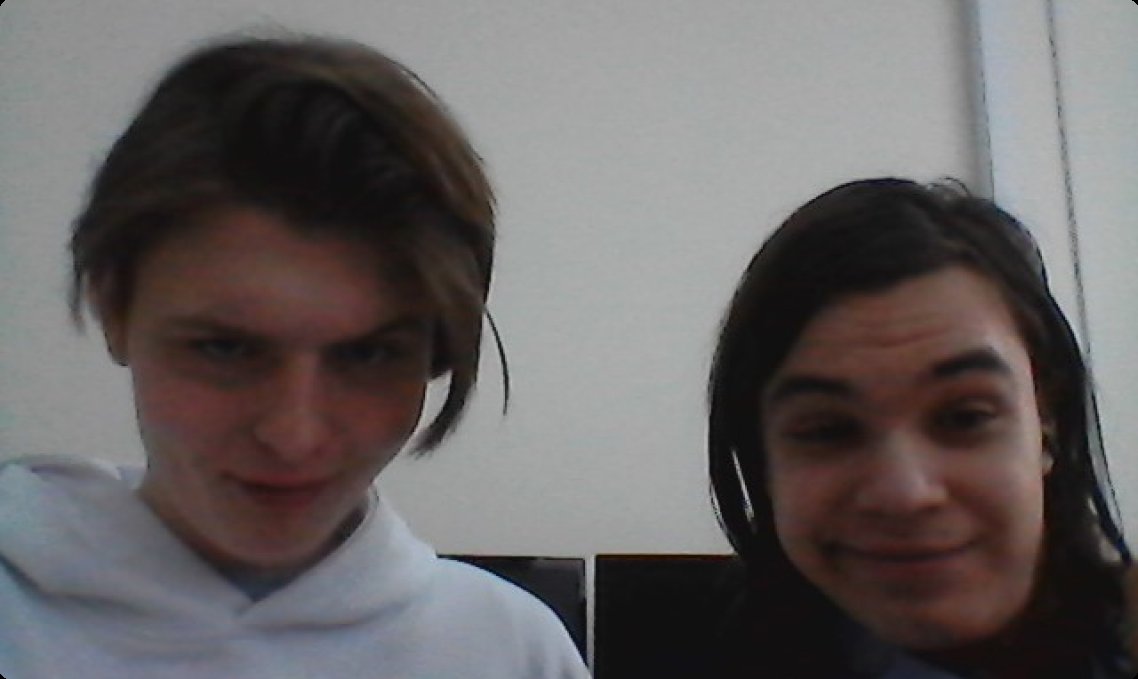
#> input picture img/photos/photo.png, 1138 x 679 px, given in place of the camera
$ python init_image.py
#> lines starting #> are read from the running program, lines starting #| are printed output that depends on the picture; pictures that were not available may be replaced by others from this repository, and a replacement may not be noted
# _*_ coding:utf-8 _*_
import cv2
import os
from tkinter import *
import time

CASE_PATH = "haarcascade_frontalface_default.xml"
RAW_IMAGE_DIR = 'me/'
DATASET_DIR = 'jm/'

face_cascade = cv2.CascadeClassifier(CASE_PATH)

# Кадрирование изображение 100 на 100 пикселей
def resize_without_deformation(image, size = (100, 100)):
    height, width, _ = image.shape
    longest_edge = max(height, width)
    top, bottom, left, right = 0, 0, 0, 0
    if height < longest_edge:
        height_diff = longest_edge - height
        top = int(height_diff / 2)
        bottom = height_diff - top
    elif width < longest_edge:
        width_diff = longest_edge - width
        left = int(width_diff / 2)
        right = width_diff - left

    image_with_border = cv2.copyMakeBorder(image, top , bottom, left, right, cv2.BORDER_CONSTANT, value = [0, 0, 0])

    resized_image = cv2.resize(image_with_border, size)

    return resized_image
# Закрепление кадрирования при помощи функции
def save_feces(img, name,x, y, width, height):
    image = img[y:y+height, x:x+width]
    cv2.imwrite(name, resize_without_deformation(image))

cnt = 166
cap = cv2.VideoCapture(0, cv2.CAP_DSHOW) # Захват камеры
ret, img = cap.read() # Чтение камеры
#> img is the input picture: shape (679, 1138, 3); mean B, G, R 98.7, 98.7, 103.2
cv2.imshow("Camera", img) # Создание окна трансляции видео с вебкамеры

# Функция скриншота
def screenshot():
    cv2.imwrite(RAW_IMAGE_DIR + 'cp' + str(cnt) + '.bmp', img)
    return img

while True:
    time.sleep(1) # Задержка скриншота 1 сек
    screenshot()
    cnt += 1
#> cnt = 167
    if cv2.waitKey(10) == 13: # При нажатии на Enter цикл прекращается P.S. Не всегда работает с первого нажатия
#> (key Esc is pressed here)
        break
# Закрытие всех окон
cap.release()
cv2.destroyAllWindows()

image_list = os.listdir(RAW_IMAGE_DIR) # Список всех каталогов и файлов в папке
count = 166
# Создании маски лица
for image_path in image_list:
    image = cv2.imread(RAW_IMAGE_DIR + image_path)
    gray = cv2.cvtColor(image, cv2.COLOR_BGR2GRAY)
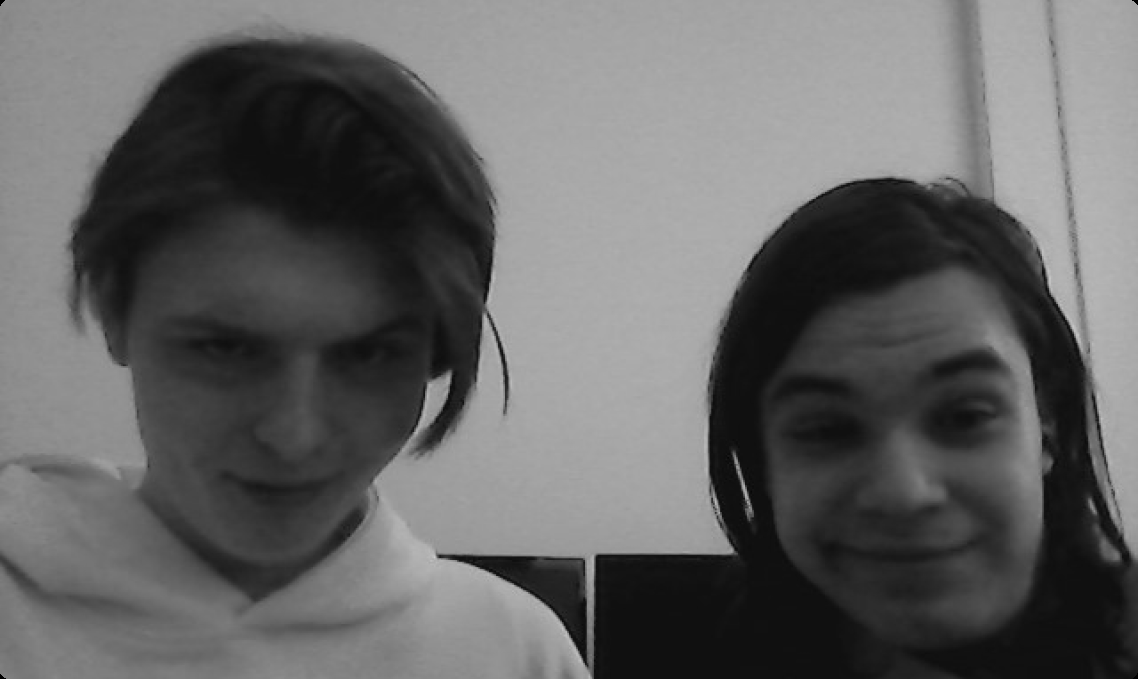
#> gray: shape (679, 1138); min 0, max 207, mean 100
    faces = face_cascade.detectMultiScale(gray,
                                         scaleFactor=1.2,
                                         minNeighbors=5,
                                         minSize=(5, 5), )
#> faces = [[118, 229, 339, 339], [715, 280, 369, 369]]
# Сохранение лиц в формате bmp
    for (x, y, width, height) in faces:
        save_feces(image, '%ss%d.bmp' % (DATASET_DIR, count), x, y, width, height)
#> this loop made 2 passes
#> (x, y) on passes 1 to 2: (118, 229), (715, 280)
#> pass 1, in save_feces, `image = img[y:y+height, x:x+width]`:
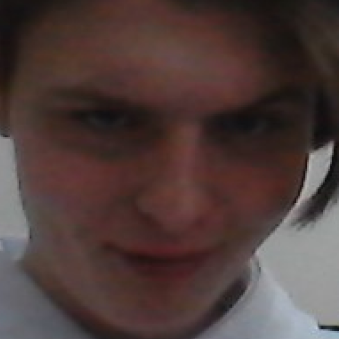
#> image: shape (339, 339, 3); mean B, G, R 59.1, 61.5, 79.2
#> pass 2, in save_feces (call 2), `image = img[y:y+height, x:x+width]`:
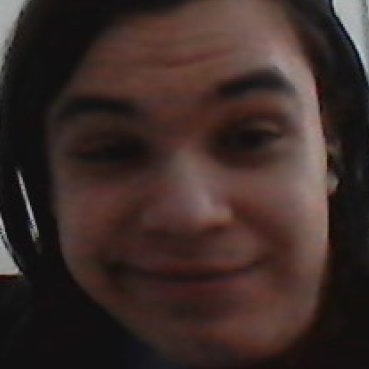
#> image: shape (369, 369, 3); mean B, G, R 40.6, 44.1, 59.9
    count += 1
